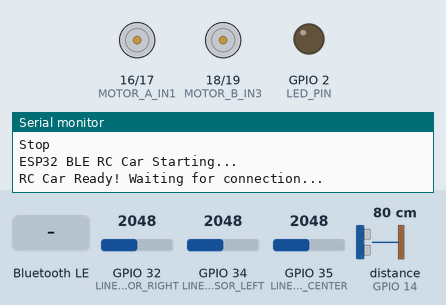
Recording of a sketch running on a simulated ESP32. Parts: motor-driver pin pairs drawn as motors (green arrow = first pin HIGH = forward, orange = second pin HIGH = backward, longer = more drive, scaled by the enable pin), output pins drawn as LEDs (lit = HIGH), the last lines printed to the serial monitor. Wiring (inferred from the names in the program): ultrasonic range finder: trigger GPIO 27; echo GPIO 14. Inputs (shaded band) come from the test bench; at power-on: GPIO 32 (LINE_SENSOR_RIGHT) = 2048, GPIO 34 (LINE_SENSOR_LEFT) = 2048, GPIO 35 (LINE_SENSOR_CENTER) = 2048, distance to the obstacle (sensor on GPIO 14) 80 cm. The echo pulse lasts 58.3 µs per cm; nothing arrives over Bluetooth unless stated; a phone connects over Bluetooth LE 3 s after start; pins used as bus, display or sensor lines are not drawn.

Above: at 1.2 s.
1.3 s: Bluetooth LE write "W" received
At 1.8 s:
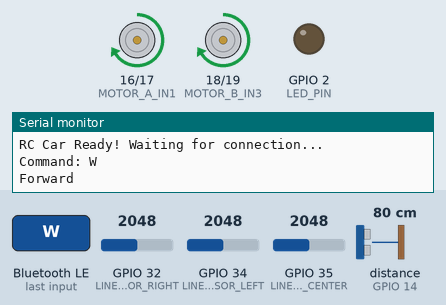
4.3 s: Bluetooth LE write "A" received
At 5.5 s:
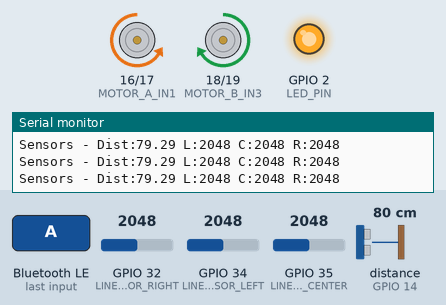
5.8 s: Bluetooth LE write "S" received
At 6.6 s:
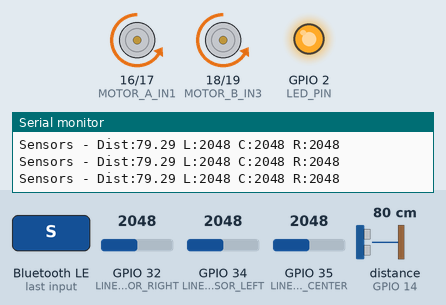
7.3 s: Bluetooth LE write "D" received
At 7.7 s:
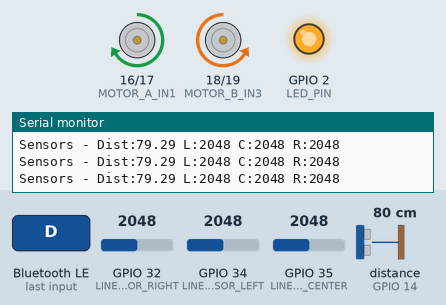
Timing chart, 0 to 9.8 s (numbered marks = the images above; inputs shaded):
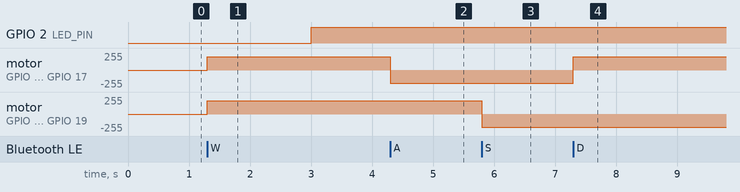

The sketch:

esp32_rc_car.ino
```cpp
/*
 * ESP32 BLE RC Car Control Example with Sensors
 *
 * This sketch demonstrates motor control using ESP32's built-in BLE.
 * Compatible with the Control Panel mode in Alashed BLE app.
 *
 * Features:
 * - WASD controls (left buttons) - press/release support
 * - Arrow keys (right joystick) - U/L/R/B
 * - 3 action buttons with feedback
 * - LED status indicator
 * - Sensor data transmission (ultrasonic + line sensors)
 *
 * Commands:
 * - W/w: Forward / Stop
 * - A/a: Left / Stop
 * - S/s: Backward / Stop
 * - D/d: Right / Stop
 * - U/L/R/B: Arrow keys (press)
 * - u/l/r/b: Arrow keys (release)
 * - 1: Speed boost
 * - 2: Horn (blink LED 3x)
 * - 3: Emergency stop
 *
 * Sensor Data Format (sent every 100ms):
 * - S1:<distance> - Ultrasonic distance in cm (0-400)
 * - S2:<value> - Line sensor left (0-4095)
 * - S3:<value> - Line sensor center (0-4095)
 * - S4:<value> - Line sensor right (0-4095)
 *
 * Hardware connections:
 * L298N Motor Driver:
 *   IN1 -> GPIO 16
 *   IN2 -> GPIO 17
 *   IN3 -> GPIO 18
 *   IN4 -> GPIO 19
 *   ENA -> GPIO 25 (PWM for motor A speed)
 *   ENB -> GPIO 26 (PWM for motor B speed)
 *
 * Sensors:
 *   Ultrasonic TRIG -> GPIO 27
 *   Ultrasonic ECHO -> GPIO 14
 *   Line Sensor Left -> GPIO 34 (analog)
 *   Line Sensor Center -> GPIO 35 (analog)
 *   Line Sensor Right -> GPIO 32 (analog)
 *
 * LED: GPIO 2 (built-in)
 */

#include <BLEDevice.h>
#include <BLEServer.h>
#include <BLEUtils.h>
#include <BLE2902.h>

// Motor driver pins
#define MOTOR_A_IN1 16
#define MOTOR_A_IN2 17
#define MOTOR_B_IN3 18
#define MOTOR_B_IN4 19
#define MOTOR_A_EN  25  // PWM
#define MOTOR_B_EN  26  // PWM

// PWM settings
#define PWM_FREQ 5000
#define PWM_RESOLUTION 8
#define PWM_CHANNEL_A 0
#define PWM_CHANNEL_B 1

// Motor speed (0-255)
int motorSpeed = 200;

// LED pin (GPIO 2 for most ESP32 boards)
#define LED_PIN 2

// Sensor pins
#define ULTRASONIC_TRIG 27
#define ULTRASONIC_ECHO 14
#define LINE_SENSOR_LEFT 34    // Analog input
#define LINE_SENSOR_CENTER 35  // Analog input
#define LINE_SENSOR_RIGHT 32   // Analog input

// Sensor data timing
unsigned long lastSensorSend = 0;
#define SENSOR_SEND_INTERVAL 100  // Send sensor data every 100ms

// UUIDs for HM-10 compatible UART service
#define SERVICE_UUID           "0000ffe0-0000-1000-8000-00805f9b34fb"
#define CHARACTERISTIC_UUID_TX "0000ffe1-0000-1000-8000-00805f9b34fb"

BLEServer *pServer = NULL;
BLECharacteristic *pTxCharacteristic;
bool deviceConnected = false;

// Forward declarations
void stopMotors();
void handleCommand(char cmd);
void moveForward();
void moveBackward();
void turnLeft();
void turnRight();
void blinkLED(int times);
void sendSensorData();
float getUltrasonicDistance();
int readLineSensor(int pin);

class MyServerCallbacks: public BLEServerCallbacks {
    void onConnect(BLEServer* pServer) {
      deviceConnected = true;
      Serial.println("Client Connected");
      digitalWrite(LED_PIN, HIGH);
    };

    void onDisconnect(BLEServer* pServer) {
      deviceConnected = false;
      Serial.println("Client Disconnected");
      stopMotors();
      digitalWrite(LED_PIN, LOW);
    }
};

class MyCallbacks: public BLECharacteristicCallbacks {
    void onWrite(BLECharacteristic *pCharacteristic) {
      String rxValue = pCharacteristic->getValue().c_str();

      if (rxValue.length() > 0) {
        char command = rxValue[0];
        Serial.print("Command: ");
        Serial.println(command);
        handleCommand(command);
      }
    }
};

void setup() {
  Serial.begin(115200);

  // Setup motor pins
  pinMode(MOTOR_A_IN1, OUTPUT);
  pinMode(MOTOR_A_IN2, OUTPUT);
  pinMode(MOTOR_B_IN3, OUTPUT);
  pinMode(MOTOR_B_IN4, OUTPUT);
  pinMode(LED_PIN, OUTPUT);

  // Setup sensor pins
  pinMode(ULTRASONIC_TRIG, OUTPUT);
  pinMode(ULTRASONIC_ECHO, INPUT);
  pinMode(LINE_SENSOR_LEFT, INPUT);
  pinMode(LINE_SENSOR_CENTER, INPUT);
  pinMode(LINE_SENSOR_RIGHT, INPUT);

  // Setup PWM (ESP32 Arduino 3.x API)
  ledcAttach(MOTOR_A_EN, PWM_FREQ, PWM_RESOLUTION);
  ledcAttach(MOTOR_B_EN, PWM_FREQ, PWM_RESOLUTION);

  stopMotors();

  Serial.println("ESP32 BLE RC Car Starting...");

  // Create BLE Device
  BLEDevice::init("HM-10");  // Name compatible with app filters

  // Create BLE Server
  pServer = BLEDevice::createServer();
  pServer->setCallbacks(new MyServerCallbacks());

  // Create BLE Service
  BLEService *pService = pServer->createService(SERVICE_UUID);

  // Create BLE Characteristic
  pTxCharacteristic = pService->createCharacteristic(
                        CHARACTERISTIC_UUID_TX,
                        BLECharacteristic::PROPERTY_READ   |
                        BLECharacteristic::PROPERTY_WRITE  |
                        BLECharacteristic::PROPERTY_WRITE_NR |
                        BLECharacteristic::PROPERTY_NOTIFY |
                        BLECharacteristic::PROPERTY_INDICATE
                      );

  pTxCharacteristic->addDescriptor(new BLE2902());
  pTxCharacteristic->setCallbacks(new MyCallbacks());

  // Start service
  pService->start();

  // Start advertising
  BLEAdvertising *pAdvertising = BLEDevice::getAdvertising();
  pAdvertising->addServiceUUID(SERVICE_UUID);
  pAdvertising->setScanResponse(true);
  BLEDevice::startAdvertising();

  Serial.println("RC Car Ready! Waiting for connection...");
}

void loop() {
  // Send sensor data periodically
  sendSensorData();
  delay(10);
}

void handleCommand(char cmd) {
  switch(cmd) {
    // WASD controls (left buttons) - UPPERCASE = press, lowercase = release
    case 'W':
      moveForward();
      break;

    case 'w':
      stopMotors();
      break;

    case 'A':
      turnLeft();
      break;

    case 'a':
      stopMotors();
      break;

    case 'S':
      moveBackward();
      break;

    case 's':
      stopMotors();
      break;

    case 'D':
      turnRight();
      break;

    case 'd':
      stopMotors();
      break;

    // Arrow keys (right joystick)
    case 'U':  // Up
      moveForward();
      break;

    case 'u':
      stopMotors();
      break;

    case 'L':  // Left
      turnLeft();
      break;

    case 'l':
      stopMotors();
      break;

    case 'R':  // Right
      turnRight();
      break;

    case 'r':
      stopMotors();
      break;

    case 'B':  // Down/Back
      moveBackward();
      break;

    case 'b':
      stopMotors();
      break;

    // Button 1 - Speed boost
    case '1':
      if (deviceConnected) {
        pTxCharacteristic->setValue("Speed Boost ON");
        pTxCharacteristic->notify();
      }
      digitalWrite(LED_PIN, HIGH);
      Serial.println("Button 1: Speed Boost");
      break;

    // Button 2 - Horn/Light
    case '2':
      if (deviceConnected) {
        pTxCharacteristic->setValue("Horn!");
        pTxCharacteristic->notify();
      }
      blinkLED(3);
      Serial.println("Button 2: Horn");
      break;

    // Button 3 - Emergency stop
    case '3':
      stopMotors();
      if (deviceConnected) {
        pTxCharacteristic->setValue("Emergency Stop");
        pTxCharacteristic->notify();
      }
      Serial.println("Button 3: Emergency Stop");
      break;

    default:
      Serial.print("Unknown command: ");
      Serial.println(cmd);
      break;
  }
}

void moveForward() {
  Serial.println("Forward");
  digitalWrite(MOTOR_A_IN1, HIGH);
  digitalWrite(MOTOR_A_IN2, LOW);
  digitalWrite(MOTOR_B_IN3, HIGH);
  digitalWrite(MOTOR_B_IN4, LOW);
  ledcWrite(MOTOR_A_EN, motorSpeed);
  ledcWrite(MOTOR_B_EN, motorSpeed);
}

void moveBackward() {
  Serial.println("Backward");
  digitalWrite(MOTOR_A_IN1, LOW);
  digitalWrite(MOTOR_A_IN2, HIGH);
  digitalWrite(MOTOR_B_IN3, LOW);
  digitalWrite(MOTOR_B_IN4, HIGH);
  ledcWrite(MOTOR_A_EN, motorSpeed);
  ledcWrite(MOTOR_B_EN, motorSpeed);
}

void turnLeft() {
  Serial.println("Turn Left");
  digitalWrite(MOTOR_A_IN1, LOW);
  digitalWrite(MOTOR_A_IN2, HIGH);
  digitalWrite(MOTOR_B_IN3, HIGH);
  digitalWrite(MOTOR_B_IN4, LOW);
  ledcWrite(MOTOR_A_EN, motorSpeed);
  ledcWrite(MOTOR_B_EN, motorSpeed);
}

void turnRight() {
  Serial.println("Turn Right");
  digitalWrite(MOTOR_A_IN1, HIGH);
  digitalWrite(MOTOR_A_IN2, LOW);
  digitalWrite(MOTOR_B_IN3, LOW);
  digitalWrite(MOTOR_B_IN4, HIGH);
  ledcWrite(MOTOR_A_EN, motorSpeed);
  ledcWrite(MOTOR_B_EN, motorSpeed);
}

void stopMotors() {
  Serial.println("Stop");
  digitalWrite(MOTOR_A_IN1, LOW);
  digitalWrite(MOTOR_A_IN2, LOW);
  digitalWrite(MOTOR_B_IN3, LOW);
  digitalWrite(MOTOR_B_IN4, LOW);
  ledcWrite(MOTOR_A_EN, 0);
  ledcWrite(MOTOR_B_EN, 0);
  digitalWrite(LED_PIN, LOW);
}

void blinkLED(int times) {
  for(int i = 0; i < times; i++) {
    digitalWrite(LED_PIN, HIGH);
    delay(100);
    digitalWrite(LED_PIN, LOW);
    delay(100);
  }
}

// Get ultrasonic distance in cm
float getUltrasonicDistance() {
  digitalWrite(ULTRASONIC_TRIG, LOW);
  delayMicroseconds(2);
  digitalWrite(ULTRASONIC_TRIG, HIGH);
  delayMicroseconds(10);
  digitalWrite(ULTRASONIC_TRIG, LOW);

  long duration = pulseIn(ULTRASONIC_ECHO, HIGH, 30000); // 30ms timeout
  if (duration == 0) {
    return 999; // No echo received
  }

  float distance = duration * 0.034 / 2; // Speed of sound = 340 m/s
  return distance;
}

// Read line sensor (returns 0-4095 on ESP32)
int readLineSensor(int pin) {
  return analogRead(pin);
}

// Send sensor data via BLE
void sendSensorData() {
  if (!deviceConnected) return;

  unsigned long currentMillis = millis();
  if (currentMillis - lastSensorSend >= SENSOR_SEND_INTERVAL) {
    lastSensorSend = currentMillis;

    // Read all sensors
    float distance = getUltrasonicDistance();
    int lineLeft = readLineSensor(LINE_SENSOR_LEFT);
    int lineCenter = readLineSensor(LINE_SENSOR_CENTER);
    int lineRight = readLineSensor(LINE_SENSOR_RIGHT);

    // Send sensor 1: Ultrasonic distance (cm)
    String s1 = "S1:" + String((int)distance);
    pTxCharacteristic->setValue(s1.c_str());
    pTxCharacteristic->notify();
    delay(10);

    // Send sensor 2: Line sensor left (analog value)
    String s2 = "S2:" + String(lineLeft);
    pTxCharacteristic->setValue(s2.c_str());
    pTxCharacteristic->notify();
    delay(10);

    // Send sensor 3: Line sensor center (analog value)
    String s3 = "S3:" + String(lineCenter);
    pTxCharacteristic->setValue(s3.c_str());
    pTxCharacteristic->notify();
    delay(10);

    // Send sensor 4: Line sensor right (analog value)
    String s4 = "S4:" + String(lineRight);
    pTxCharacteristic->setValue(s4.c_str());
    pTxCharacteristic->notify();

    Serial.print("Sensors - Dist:");
    Serial.print(distance);
    Serial.print(" L:");
    Serial.print(lineLeft);
    Serial.print(" C:");
    Serial.print(lineCenter);
    Serial.print(" R:");
    Serial.println(lineRight);
  }
}
```

Measured:
- after the input at 1.3 s, motor on GPIO 16 (MOTOR_A_IN1) / GPIO 17 (MOTOR_A_IN2), motor on GPIO 18 (MOTOR_B_IN3) / GPIO 19 (MOTOR_B_IN4): stopped → forward 199/255 at once
- after the input at 4.3 s, motor on GPIO 16 (MOTOR_A_IN1) / GPIO 17 (MOTOR_A_IN2): forward 199/255 → backward 199/255 at once
- after the input at 5.8 s, motor on GPIO 18 (MOTOR_B_IN3) / GPIO 19 (MOTOR_B_IN4): forward 199/255 → backward 199/255 at once
- after the input at 7.3 s, motor on GPIO 16 (MOTOR_A_IN1) / GPIO 17 (MOTOR_A_IN2): backward 199/255 → forward 199/255 at once
